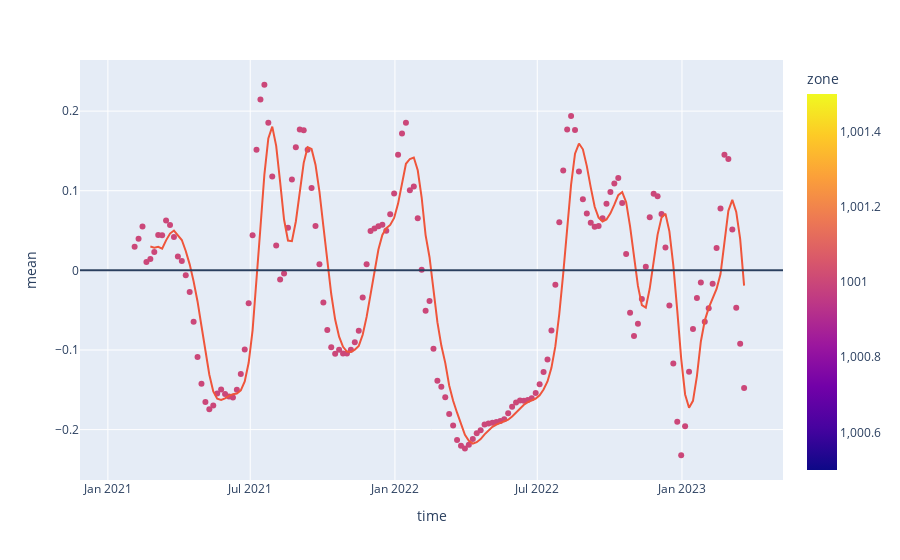

Here is the notebook cell this chart was saved with:
### Code cell
fig = px.scatter(data_ponds, x=data_ponds.time, y="mean", color='zone',trendline="rolling", trendline_options=dict(window=5))

fig.update_layout(shapes=[
dict(
  type= 'line',
  yref= 'y', y0= 0, y1= 0,   # adding a horizontal line at Y = 1
  xref= 'paper', x0= 0, x1= 1
     ) 
])

fig.show()

### Figure 1 — Plotly figure (JSON) as saved in the notebook; plotly's stock layout.template omitted (floating-point values rounded to 4 significant figures; data arrays with more than 128 entries replaced by an {"elided": "..."} marker saying what was removed)
{"data": [{"hovertemplate": "time=%{x}<br>mean=%{y}<br>zone=%{marker.color}<extra></extra>", "legendgroup": "", "marker": {"color": {"elided": "160 int values"}, "coloraxis": "coloraxis", "symbol": "circle"}, "mode": "markers", "name": "", "orientation": "v", "showlegend": false, "type": "scatter", "x": {"elided": "160 str values"}, "xaxis": "x", "y": {"elided": "160 float values"}, "yaxis": "y"}, {"hovertemplate": "<b>Rolling mean trendline</b><br><br>time=%{x}<br>mean=%{y} <b>(trend)</b><extra></extra>", "legendgroup": "", "marker": {"symbol": "circle"}, "mode": "lines", "name": "", "showlegend": false, "type": "scatter", "x": {"elided": "156 str values"}, "xaxis": "x", "y": {"elided": "156 float values"}, "yaxis": "y"}], "layout": {"autosize": true, "coloraxis": {"colorbar": {"title": {"text": "zone"}}, "colorscale": [[0, "#0d0887"], [0.1111, "#46039f"], [0.2222, "#7201a8"], [0.3333, "#9c179e"], [0.4444, "#bd3786"], [0.5556, "#d8576b"], [0.6667, "#ed7953"], [0.7778, "#fb9f3a"], [0.8889, "#fdca26"], [1, "#f0f921"]]}, "legend": {"tracegroupgap": 0}, "margin": {"t": 60}, "shapes": [{"type": "line", "x0": 0, "x1": 1, "xref": "paper", "y0": 0, "y1": 0, "yref": "y"}], "xaxis": {"anchor": "y", "autorange": true, "domain": [0, 1], "range": ["2020-11-27 00:10:41.958", "2023-05-08 23:49:18.042"], "title": {"text": "time"}, "type": "date"}, "yaxis": {"anchor": "x", "autorange": true, "domain": [0, 1], "range": [-0.2682, 0.2691], "title": {"text": "mean"}, "type": "linear"}}}
